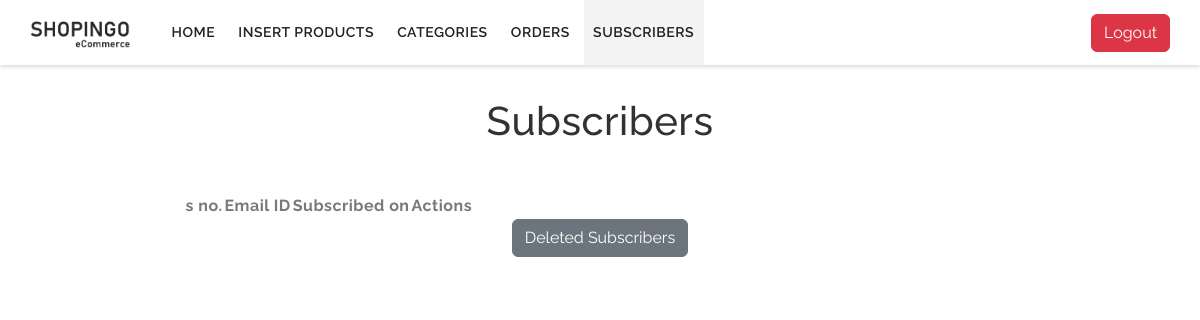
The page /shopingo_admin2-rahul/src/view/subscribers.php (signed in) on the database as committed earlier.
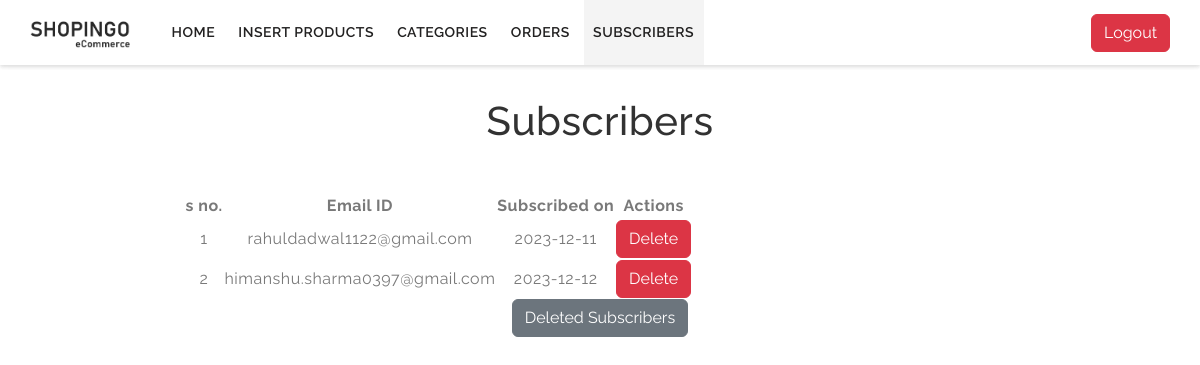
The same page on the database as committed later.
### tables this page shows
CREATE TABLE `subscribers` (
  `id` int NOT NULL,
  `email` varchar(255) NOT NULL,
  `isDeleted` int NOT NULL DEFAULT '0',
  `date` datetime NOT NULL DEFAULT CURRENT_TIMESTAMP
);

### shopingo_admin2-rahul/src/controller/subscribers_handle.php (called while the page is built, shortened)
<?php
include '../../config/connection.php';
$fetch_query = "SELECT * FROM `subscribers` WHERE isDeleted = 0";
$execute = mysqli_query($conn , $fetch_query);
$subscribers = array();
while ($row = mysqli_fetch_assoc($execute)) {
    $subscribers[] = $row;
}
?>

### shopingo_admin2-rahul/src/view/subscribers.php (the view, shortened to what this page needs)
<?php
include '../../includes/header.php';
if (isset($_SESSION['admin_login'])) {
    include '../../includes/nav.php';
    include '../controller/subscribers_handle.php';
    ?>
    <link rel="stylesheet" type="text/css" href="https://cdn.datatables.net/1.10.25/css/jquery.dataTables.min.css">
    <?php include '../../includes/nav.php' ?>
    <div class="page-content">
        <section class="section-padding">
            <div class="container">
                <h1 class="text-center mb-5">Subscribers</h1>
                <div class="row mt-5">
                    <div class="col-12 col-lg-9 col-xl-9 col-xxl-9 mx-auto">
                        <table id="myTable" class="display text-center">
                            <thead>
                                <tr>
                                    <th>s no.</th>
                                    <th>Email ID</th>
                                    <th>Subscribed on</th>
                                    <th>Actions</th>
                                </tr>
                            </thead>
                            <tbody>
                                <?php
                                $i = 1;
                                foreach ($subscribers as $s_data) {
                                    $date = $s_data['date'];
                                    $formatted_date = date('Y-m-d', strtotime($date));
                                    ?>
                                    <tr>
                                        <td>
                                            <?php echo $i; ?>
                                        </td>
                                        <td>
                                            <?php echo $s_data['email'] ?>
                                        </td>
                                        <td>
                                            <?php echo $formatted_date ?>
                                        </td>
                                        <td>
                                            <form action="../controller/subscribers_handle.php" method="POST">
                                                <button name="del_subscriber" class="btn btn-danger">Delete</button>
                                            </form>
                                        </td>
                                    </tr>
                                    <?php
                                    $i++;
                                } ?>
                            </tbody>
                        </table>
                        <div class="text-center">
                            <a href="./deleted_subscribers.php"><button class="btn btn-secondary">Deleted Subscribers</button></a>
                        </div>
                    </div>
                </div>
            </div>
        </section>
    </div>
    <?php include '../../includes/footer_file.php'; ?>
<?php
}
?>

Rows that differ between the two databases and show on the page:
added subscribers: email "rahuldadwal1122@gmail.com", date "2023-12-11"
added subscribers: email "himanshu.sharma0397@gmail.com", date "2023-12-12"
